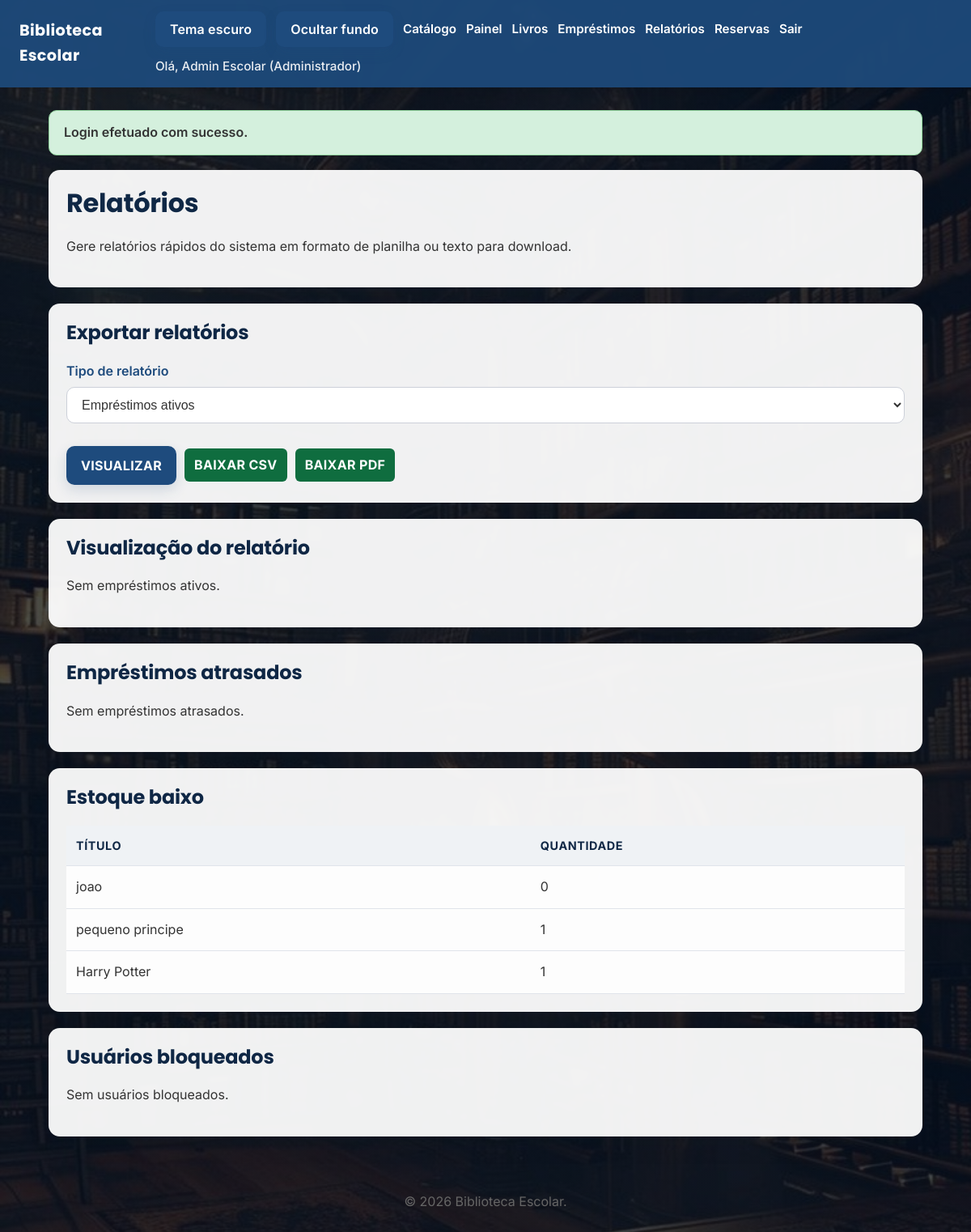
Before: /reports.php (signed in) with the older database file.
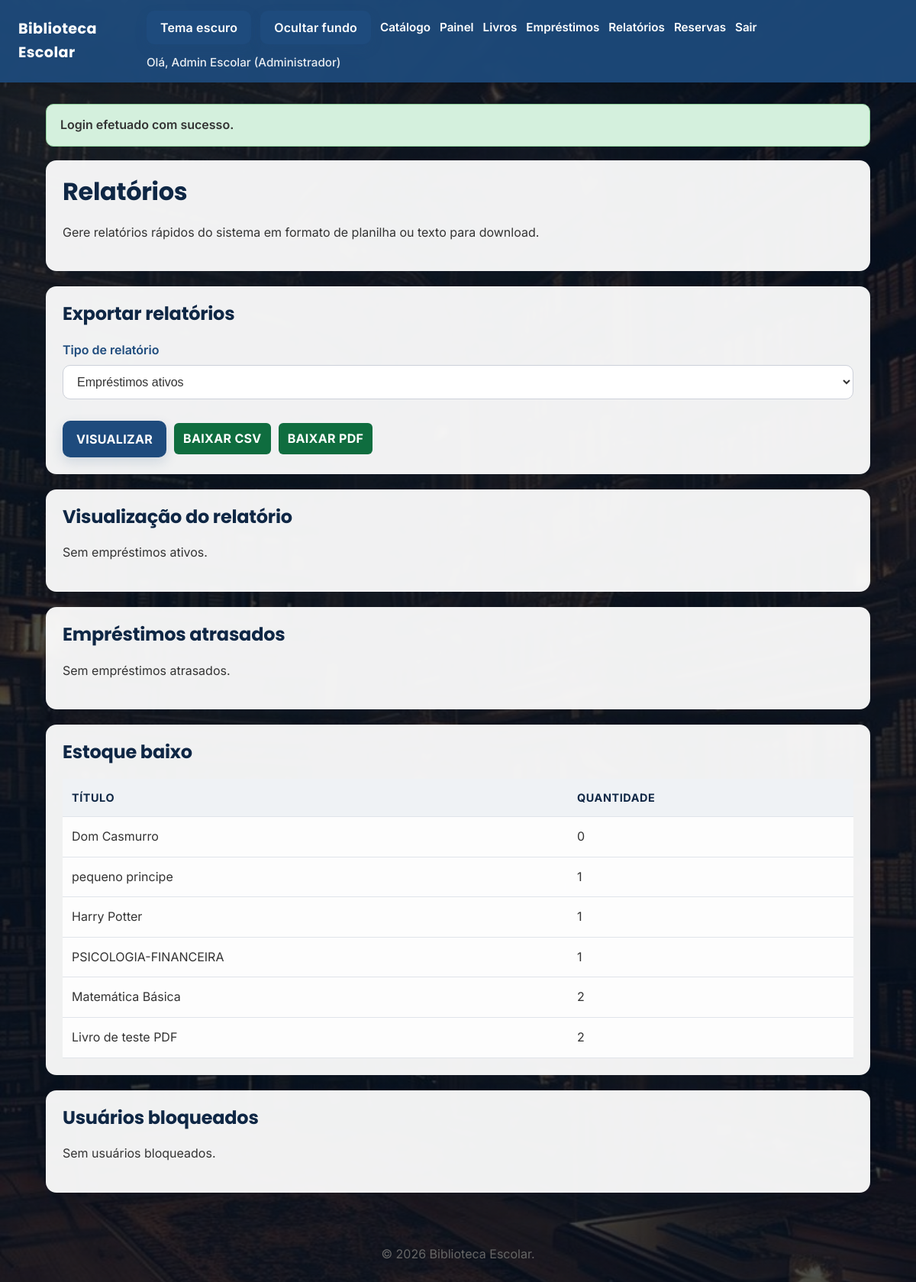
After: the same page with the newer database file.
### tables this page shows
CREATE TABLE books (
        id INTEGER PRIMARY KEY AUTOINCREMENT,
        title TEXT NOT NULL,
        author TEXT NOT NULL,
        category TEXT NOT NULL,
        isbn TEXT,
        publisher TEXT,
        year INTEGER,
        quantity INTEGER NOT NULL DEFAULT 0,
        shelf TEXT,
        internal_code TEXT,
        cover_path TEXT,
        created_at TEXT NOT NULL DEFAULT CURRENT_TIMESTAMP
    , pdf_path TEXT);

### includes/functions.php (called while the page is built, shortened)
<?php
function h(string $value): string
{
    return htmlspecialchars($value, ENT_QUOTES, 'UTF-8');
}

### reports.php (the view, shortened to what this page needs)
<?php
require_once __DIR__ . '/includes/functions.php';
$db = get_db();
$reportType = $_GET['report'] ?? 'loans';
$activeLoans = $db->query('SELECT l.id, u.name AS user_name, b.title AS book_title, l.loaned_at, l.due_date FROM loans l JOIN users u ON l.user_id = u.id JOIN books b ON l.book_id = b.id WHERE l.returned_at IS NULL ORDER BY l.due_date ASC')->fetchAll();
$overdueLoans = $db->query('SELECT l.id, u.name AS user_name, b.title AS book_title, l.loaned_at, l.due_date FROM loans l JOIN users u ON l.user_id = u.id JOIN books b ON l.book_id = b.id WHERE l.returned_at IS NULL AND l.due_date < DATE("now") ORDER BY l.due_date ASC')->fetchAll();
$lowStock = $db->query('SELECT id, title, quantity FROM books WHERE quantity <= 2 ORDER BY quantity ASC')->fetchAll();
$blockedUsers = $db->query('SELECT id, name, email FROM users WHERE blocked = 1 ORDER BY name')->fetchAll();
$allBooks = $db->query('SELECT id, title, author, category, quantity, shelf FROM books ORDER BY title')->fetchAll();
require_once __DIR__ . '/includes/header.php';
?>
<div class="card">
    <h1>Relatórios</h1>
    <p>Gere relatórios rápidos do sistema em formato de planilha ou texto para download.</p>
</div>
<div class="card">
    <h2>Exportar relatórios</h2>
    <form method="get" action="reports.php" class="report-filters">
        <div class="form-group">
            <label for="report">Tipo de relatório</label>
            <select id="report" name="report">
                <option value="loans" <?php echo $reportType === 'loans' ? 'selected' : ''; ?>>Empréstimos ativos</option>
            </select>
        </div>
        <div class="actions">
            <button type="submit" class="btn-panel">Visualizar</button>
            <a class="btn-panel" href="reports.php?report=<?php echo h($reportType); ?>&export=csv">Baixar CSV</a>
            <a class="btn-panel" href="reports.php?report=<?php echo h($reportType); ?>&export=pdf">Baixar PDF</a>
        </div>
    </form>
</div>
<div class="card">
    <h2>Visualização do relatório</h2>
    <?php if ($reportType === 'books'): ?>
        <?php if (empty($allBooks)): ?>
            <p>Sem livros cadastrados.</p>
        <?php else: ?>
            <table>
                <thead>
                    <tr>
                        <th>Título</th>
                        <th>Autor</th>
                        <th>Categoria</th>
                        <th>Quantidade</th>
                        <th>Prateleira</th>
                    </tr>
                </thead>
                <tbody>
                    <?php foreach ($allBooks as $book): ?>
                        <tr>
                            <td><?php echo h($book['title']); ?></td>
                            <td><?php echo h($book['author']); ?></td>
                            <td><?php echo h($book['category']); ?></td>
                            <td><?php echo (int)$book['quantity']; ?></td>
                            <td><?php echo h($book['shelf'] ?? '-'); ?></td>
                        </tr>
                    <?php endforeach; ?>
                </tbody>
            </table>
        <?php endif; ?>
    <?php else: ?>
        <?php if (empty($activeLoans)): ?>
            <p>Sem empréstimos ativos.</p>
        <?php endif; ?>
    <?php endif; ?>
</div>
<div class="card">
    <h2>Empréstimos atrasados</h2>
    <?php if (empty($overdueLoans)): ?>
        <p>Sem empréstimos atrasados.</p>
    <?php endif; ?>
</div>
<div class="card">
    <h2>Estoque baixo</h2>
    <?php if (empty($lowStock)): ?>
        <p>Sem livros com estoque baixo.</p>
    <?php else: ?>
        <table>
            <thead>
                <tr>
                    <th>Título</th>
                    <th>Quantidade</th>
                </tr>
            </thead>
            <tbody>
                <?php foreach ($lowStock as $book): ?>
                    <tr>
                        <td><?php echo h($book['title']); ?></td>
                        <td><?php echo (int)$book['quantity']; ?></td>
                    </tr>
                <?php endforeach; ?>
            </tbody>
        </table>
    <?php endif; ?>
</div>
<div class="card">
    <h2>Usuários bloqueados</h2>
    <?php if (empty($blockedUsers)): ?>
        <p>Sem usuários bloqueados.</p>
    <?php endif; ?>
</div>
<?php require_once __DIR__ . '/includes/footer.php';

Changed rows visible on the page:
removed books: title "joao", quantity "0"
now on this page (row edited): books: title "Dom Casmurro", quantity "0"
added books: title "PSICOLOGIA-FINANCEIRA", quantity "1"
now on this page (row edited): books: title "Matemática Básica", quantity "2"
added books: title "Livro de teste PDF", quantity "2"
